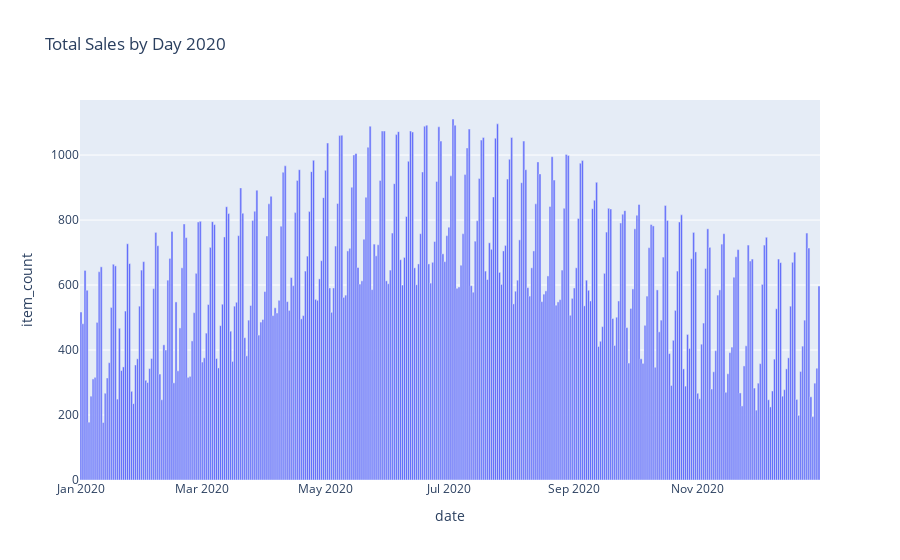

Write notebook code for a chart like this one.
### Markdown cell above
Display total sales for a year.

### Code cell
SINGLE_YEAR = 2020

df_sales_single_year = df_sales[df_sales['date'].dt.year == SINGLE_YEAR]

df_plot = df_sales_single_year[['date','item_count']].groupby(['date']).sum().reset_index()

fig = px.bar(df_plot, x = 'date', y = 'item_count', title = f'Total Sales by Day {SINGLE_YEAR}')
fig.update_layout(bargap= 0.0, bargroupgap = 0.0)
fig.show()

### Figure 1 — Plotly figure (JSON) as saved in the notebook; plotly's stock layout.template omitted (floating-point values rounded to 4 significant figures; data arrays with more than 128 entries replaced by an {"elided": "..."} marker saying what was removed)
{"data": [{"alignmentgroup": "True", "hovertemplate": "date=%{x}<br>item_count=%{y}<extra></extra>", "legendgroup": "", "marker": {"color": "#636efa", "pattern": {"shape": ""}}, "name": "", "offsetgroup": "", "orientation": "v", "showlegend": false, "textposition": "auto", "type": "bar", "x": {"elided": "366 str values"}, "xaxis": "x", "y": {"elided": "366 int values"}, "yaxis": "y"}], "layout": {"bargap": 0, "bargroupgap": 0, "barmode": "relative", "legend": {"tracegroupgap": 0}, "title": {"text": "Total Sales by Day 2020"}, "xaxis": {"anchor": "y", "domain": [0, 1], "title": {"text": "date"}}, "yaxis": {"anchor": "x", "domain": [0, 1], "title": {"text": "item_count"}}}}
